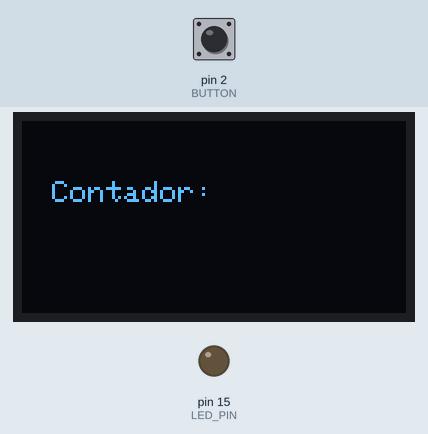
This sketch was run on a simulated Arduino Uno, built with avr-gcc and run on an emulated ATmega328P. Shown: 128×64 one-colour display, output pins drawn as LEDs (lit = HIGH). The test bench sets the inputs (shaded band); at power-on: pin 2 (BUTTON) HIGH.

Above: at 1.2 s.
1.3 s: pin 2 (BUTTON) pulled LOW for 0.15 s
At 1.7 s:
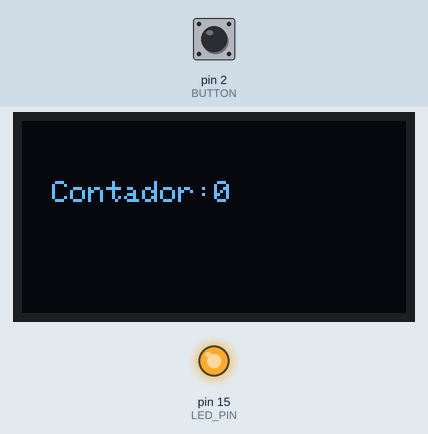
2.9 s: pin 2 (BUTTON) pulled LOW for 1 s
At 4.1 s:
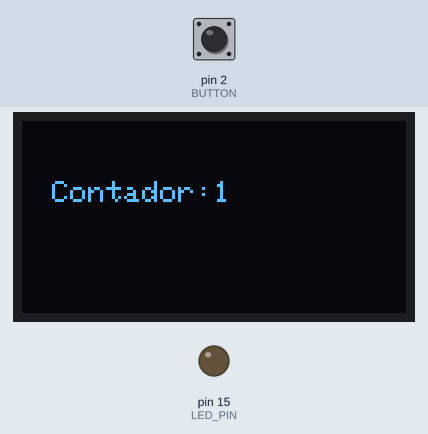
5.4 s: pin 2 (BUTTON) pulled LOW for 0.15 s
At 6.0 s:
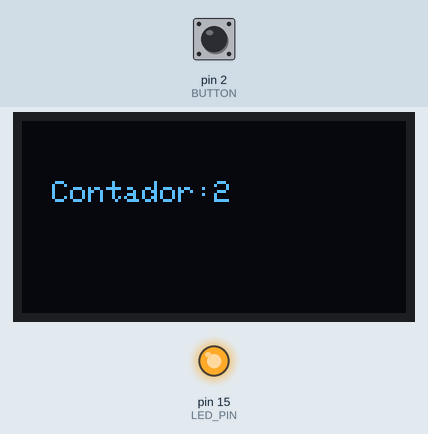
7.0 s: pin 2 (BUTTON) pulled LOW for 1 s
At 8.4 s:
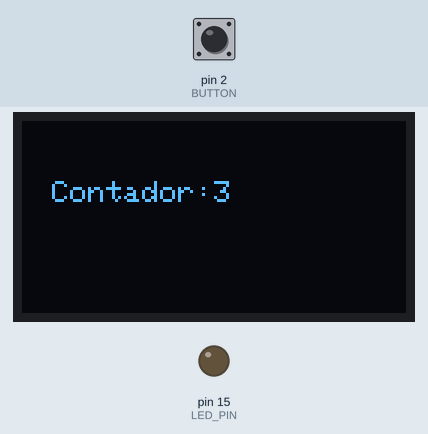
Timing chart, 0 to 10.0 s (numbered marks = the images above; inputs shaded):
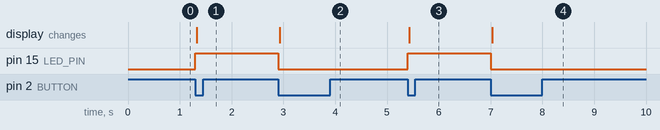

The sketch:

counter.ino
```cpp
#include <Wire.h>
#include <Adafruit_GFX.h>
#include <Adafruit_SSD1306.h>

int HEIGHT = 64;
int WIDTH = 128;
int LED_PIN = 15;
int BUTTON = 2;
int count = -1;
bool previousState = HIGH;
bool LEDState = false;

Adafruit_SSD1306 display(WIDTH, HEIGHT, &Wire, -1);

void setup() {
  Serial.begin(115200);

  if(!display.begin(SSD1306_SWITCHCAPVCC, 0x3C)) {
    Serial.println(F("FAILED!!"));

    for(;;);
  }

  display.clearDisplay();

  pinMode(LED_PIN, OUTPUT);
  pinMode(BUTTON, INPUT_PULLUP);

  display.setTextSize(1);
  display.setTextColor(WHITE);
  display.setCursor(10, 20);
  display.print("Contador: ");

  display.display();
}

void loop() {
  int pressButton = digitalRead(BUTTON);

  if (pressButton == LOW && previousState == HIGH) {
    LEDState = !LEDState;
    count++;
    digitalWrite(LED_PIN, LEDState);
    updateDisplay();
  }

  previousState = pressButton;
}

void updateDisplay(){
  display.clearDisplay();

  display.setTextSize(1);
  display.setCursor(10, 20);
  display.println("Contador: ");

  display.setTextSize(1);
  display.setCursor(64, 20);
  display.print(count);

  display.display();
}
```

Measured:
- after the input at 1.3 s, pin 15 (LED_PIN): LOW → HIGH at once; the display: changes at once (image 1)
- after the input at 2.9 s, pin 15 (LED_PIN): HIGH → LOW at once; the display: changes at once (image 2)
- after the input at 5.4 s, pin 15 (LED_PIN): LOW → HIGH at once; the display: changes at once (image 3)
- after the input at 7.0 s, pin 15 (LED_PIN): HIGH → LOW at once; the display: changes at once (image 4)
